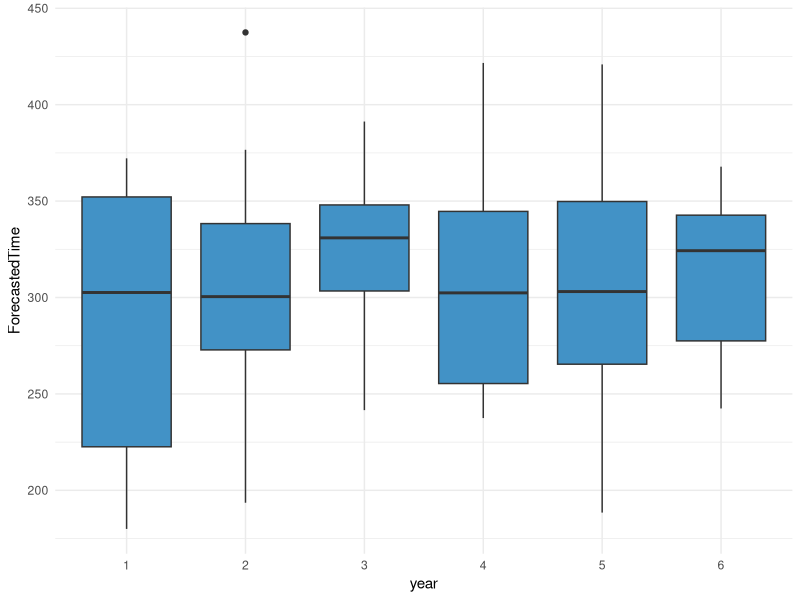
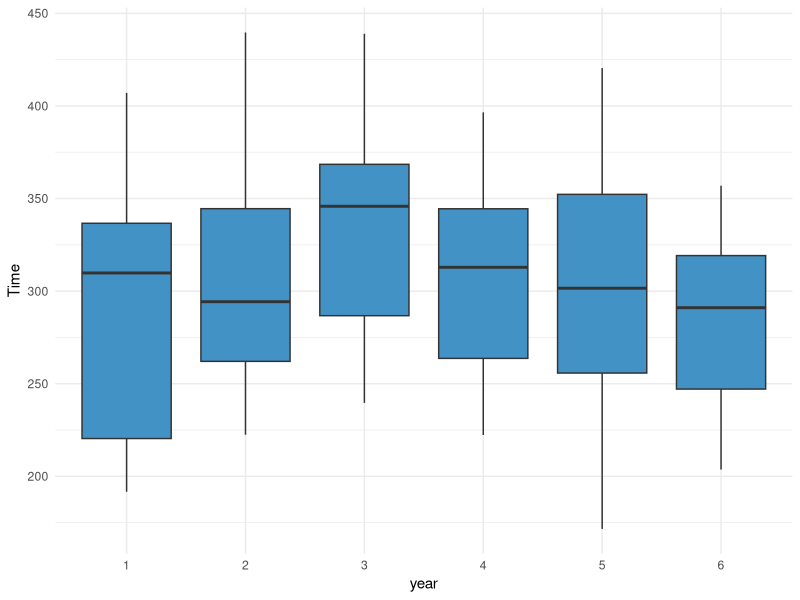
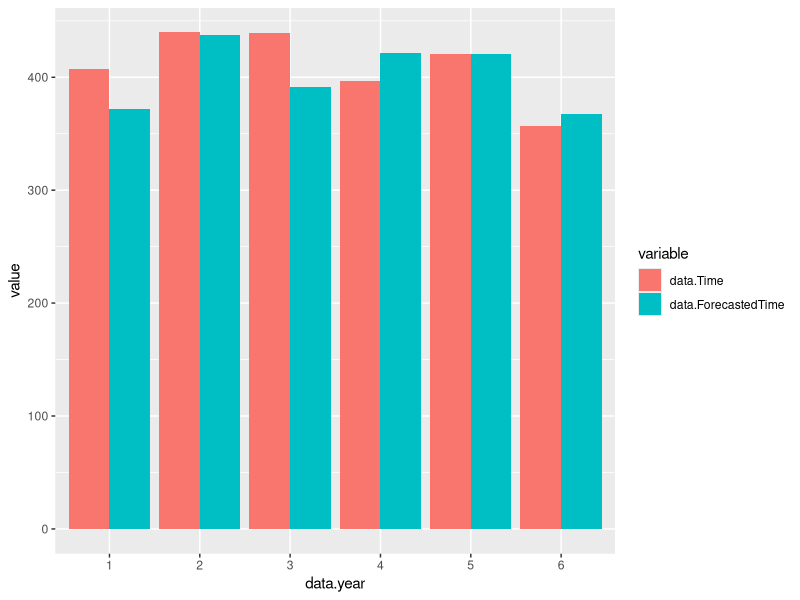
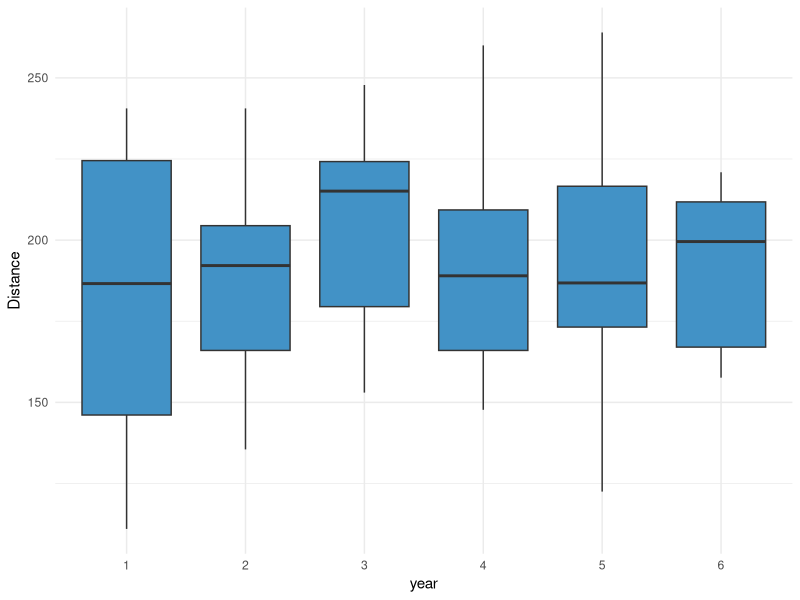
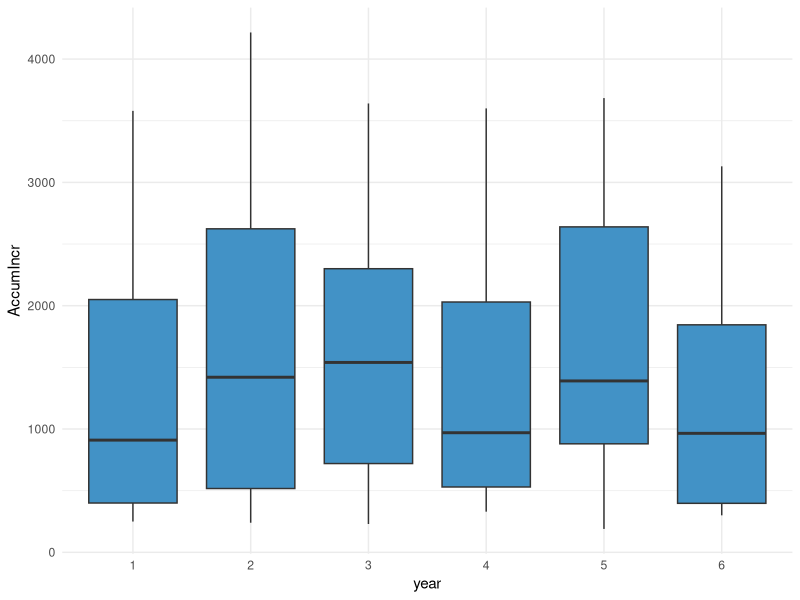

These figures' R source, in order:
## ---- chunk 1
library("readxl")
library("knitr")
library("ggplot2")
library("reshape2")
## ---- chunk 2
data<- read.csv("Vuelta01.csv", sep = ';', header = TRUE, dec=",")
## ---- chunk 3
kable(summary(data[,1:6]))
kable(summary(data[,6:11]))
kable(summary(data[,12:16]))
## ---- chunk 4
data[data$last == 1,]$year
## ---- chunk 5
data$year      <- as.factor(data$year)
data$week      <- as.factor(data$week)
data$bef_mount <- as.factor(data$bef_mount)
data$aft_mount <- as.factor(data$aft_mount)
data$aft_tt    <- as.factor(data$aft_tt)
data$bef_tt    <- as.factor(data$bef_tt)
data$last      <- as.factor(data$last) 
## ---- chunk 6
kable(summary(data[,9:15]))
## ---- chunk 7
num <- 6:8; num <- append(num, 16)
kable(summary(data[,1:5]))
kable(summary(data[,num]))
## ---- chunk 8
ggplot(data = data) +
  aes(x = year, y = ForecastedTime) +
  geom_boxplot(fill = "#4292c6") +
  theme_minimal()
## ---- chunk 9
ggplot(data = data) +
  aes(x = year, y = Time) +
  geom_boxplot(fill = "#4292c6") +
  theme_minimal()
## ---- chunk 10
df1 <- data.frame(data$Time, data$ForecastedTime, data$year)
df2 <- melt(df1, id.vars='data.year')

ggplot(df2, aes(x=data.year, y=value, fill=variable)) +
    geom_bar(stat='identity', position='dodge')
## ---- chunk 11
ggplot(data = data) +
  aes(x = year, y = Distance) +
  geom_boxplot(fill = "#4292c6") +
  theme_minimal()
## ---- chunk 12
ggplot(data = data) +
  aes(x = year, y = AccumIncr) +
  geom_boxplot(fill = "#4292c6") +
  theme_minimal()
